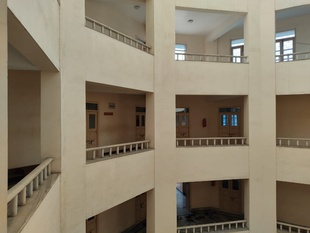
#> input picture assignment2/lab1.jpeg, 310 x 233 px, shrunk from 1280 x 960 before the run, given in place of left.jpg, which was not available
$ jupyter execute --allow-errors disparity_map.ipynb
#> lines starting #> are read from the running program, lines starting #| are printed output that depends on the picture; pictures that were not available may be replaced by others from this repository, and a replacement may not be noted
[cell 1]
import cv2
import matplotlib.pyplot as plt

[cell 2]
Ln=cv2.imread("left.jpg")
#> Ln is the input picture: shape (233, 310, 3); mean B, G, R 106.1, 125.7, 136.9
Rn=cv2.imread("right.jpg")
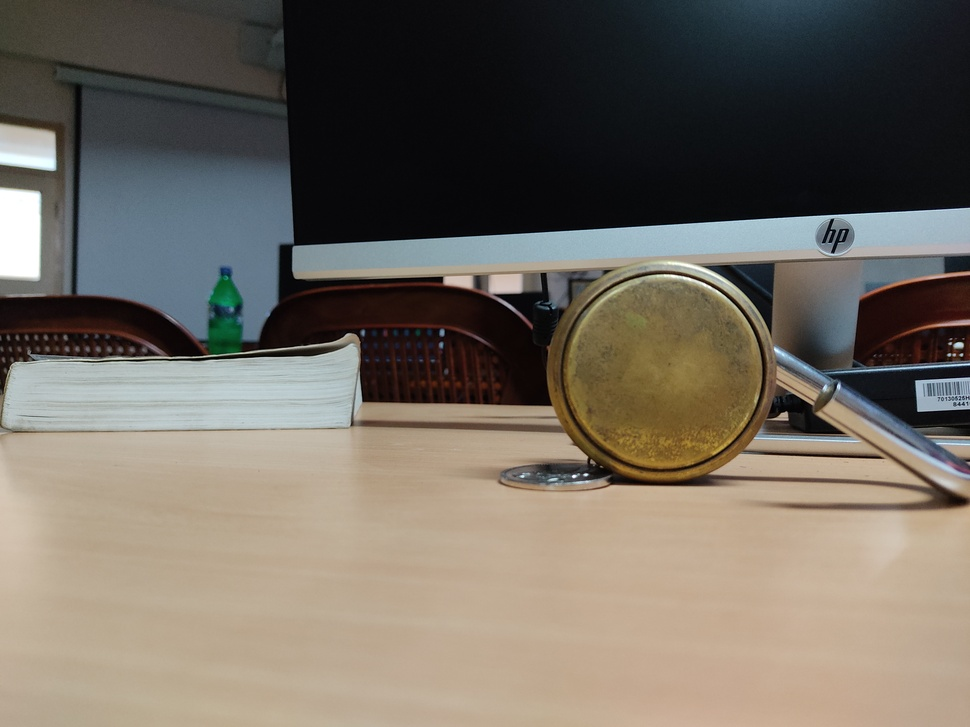
#> input picture assignment2/right.jpg, 970 x 727 px, shrunk from 4000 x 3000 before the run
#> Rn is the input picture: shape (727, 970, 3); mean B, G, R 97.4, 107.5, 114.6


Lb=cv2.cvtColor(Ln,cv2.COLOR_BGR2GRAY)
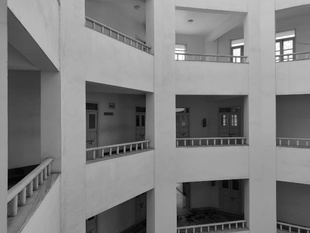
#> Lb: shape (233, 310); min 0, max 255, mean 126.9
Rb=cv2.cvtColor(Rn,cv2.COLOR_BGR2GRAY)
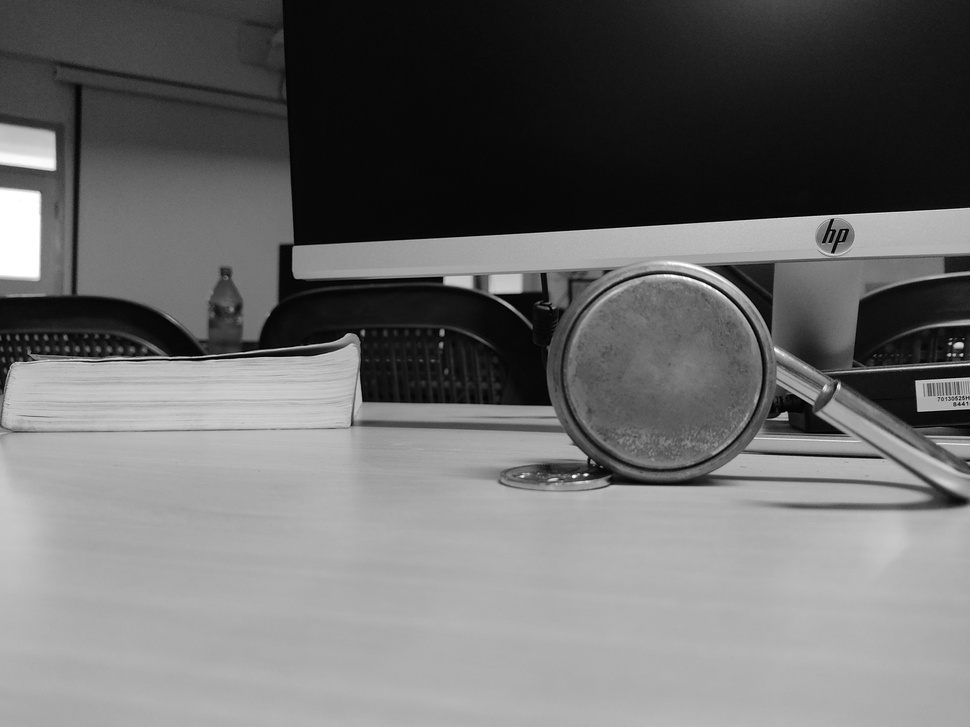
#> Rb: shape (727, 970); min 0, max 255, mean 108.5

lbb=cv2.GaussianBlur(Lb,(27,27),21)
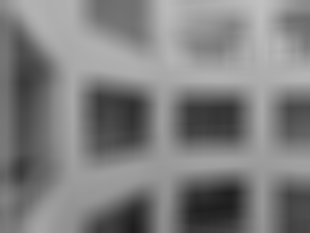
#> lbb: shape (233, 310); min 29, max 192, mean 126.8
rbb=cv2.GaussianBlur(Rb,(27,27),21)
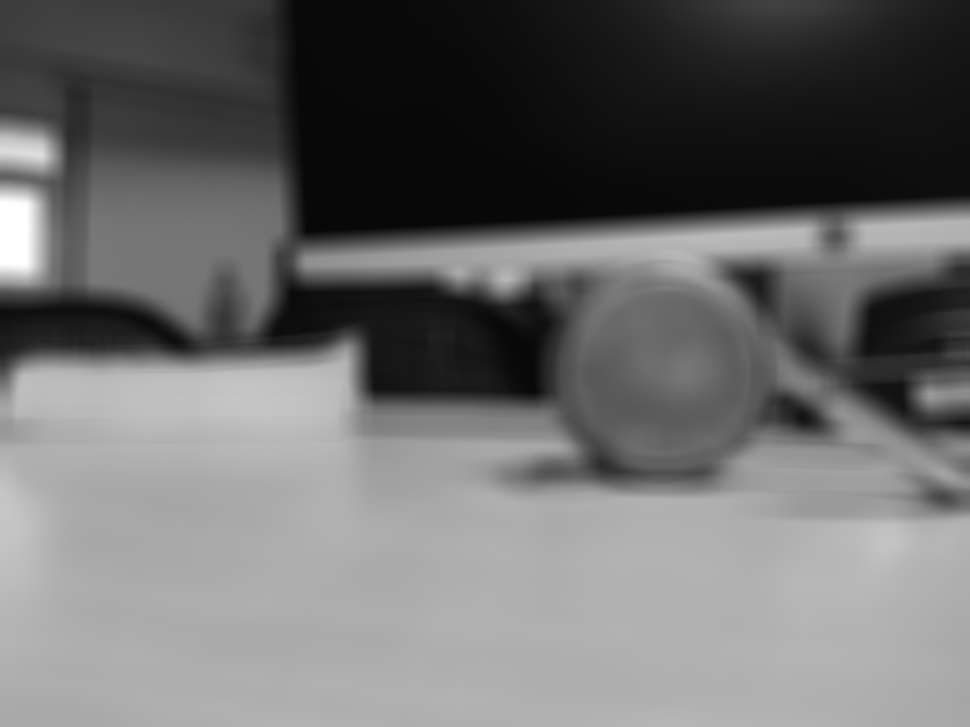
#> rbb: shape (727, 970); min 7, max 255, mean 108.5
